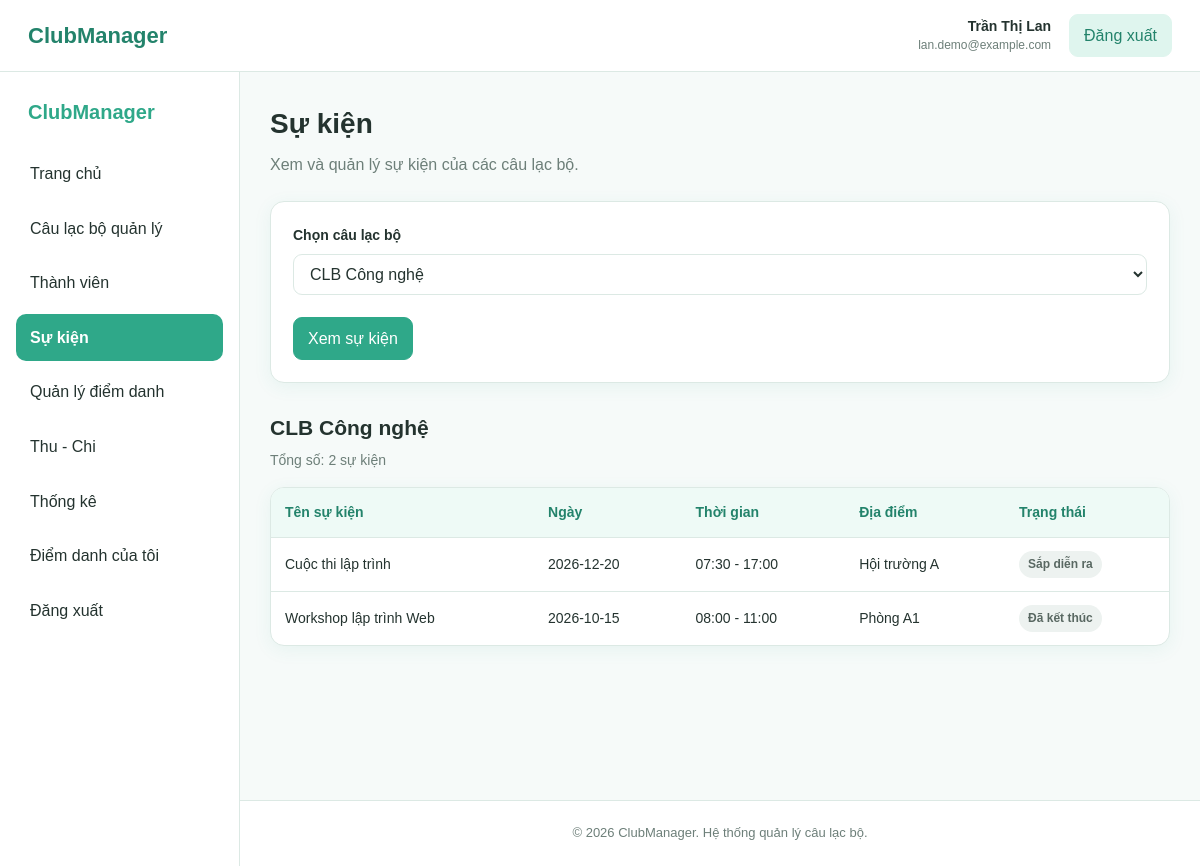
/su-kien.php (signed in), run on the app's committed database.
### tables this page shows
CREATE TABLE cau_lac_bo (
    id INT AUTO_INCREMENT PRIMARY KEY,

    ten_clb VARCHAR(150)
        NOT NULL,

    mo_ta TEXT,

    linh_vuc VARCHAR(100),

    ngay_thanh_lap DATE,

    trang_thai ENUM(
        'hoat_dong',
        'tam_dung'
    )
    NOT NULL DEFAULT 'hoat_dong',

    nguoi_tao_id INT
        NOT NULL,

    ngay_tao DATETIME
        NOT NULL DEFAULT CURRENT_TIMESTAMP,

    CONSTRAINT fk_clb_nguoi_tao
        FOREIGN KEY (nguoi_tao_id)
        REFERENCES nguoi_dung(id)
        ON UPDATE CASCADE
        ON DELETE RESTRICT
);

CREATE TABLE su_kien (
    id INT AUTO_INCREMENT PRIMARY KEY,

    cau_lac_bo_id INT
        NOT NULL,

    ten_su_kien VARCHAR(150)
        NOT NULL,

    mo_ta TEXT,

    ngay_to_chuc DATE
        NOT NULL,

    gio_bat_dau TIME,

    gio_ket_thuc TIME,

    dia_diem VARCHAR(200),

    trang_thai ENUM(
        'sap_dien_ra',
        'dang_dien_ra',
        'da_ket_thuc'
    )
    NOT NULL DEFAULT 'sap_dien_ra',

    nguoi_tao_id INT
        NOT NULL,

    ngay_tao DATETIME
        NOT NULL DEFAULT CURRENT_TIMESTAMP,

    CONSTRAINT fk_sukien_clb
        FOREIGN KEY (cau_lac_bo_id)
        REFERENCES cau_lac_bo(id)
        ON UPDATE CASCADE
        ON DELETE CASCADE,

    CONSTRAINT fk_sukien_nguoi_tao
        FOREIGN KEY (nguoi_tao_id)
        REFERENCES nguoi_dung(id)
        ON UPDATE CASCADE
        ON DELETE RESTRICT
);

### su-kien.php (the view, shortened to what this page needs)
<?php
require_once __DIR__ . '/config/database.php';
$userId = (int) $_SESSION['user_id'];
function e($value) {
    return htmlspecialchars((string) ($value ?? ''), ENT_QUOTES, 'UTF-8');
}
$stmtClb = $pdo->prepare("
    SELECT
        clb.id,
        clb.ten_clb,
        clb.nguoi_tao_id,
        CASE WHEN clb.nguoi_tao_id = :owner_check
             THEN 1 ELSE 0 END AS la_quan_ly
    FROM cau_lac_bo clb
    WHERE clb.nguoi_tao_id = :owner_id
       OR EXISTS (
           SELECT 1
           FROM tham_gia_clb tg
           WHERE tg.cau_lac_bo_id = clb.id
             AND tg.nguoi_dung_id = :member_id
             AND tg.trang_thai = 'hoat_dong'
       )
    ORDER BY clb.ten_clb ASC
");
$stmtClb->execute([
    'owner_check' => $userId,
    'owner_id' => $userId,
    'member_id' => $userId
]);
$danhSachClb = $stmtClb->fetchAll();
$clbId = (int) ($_GET['clb_id'] ?? 0);
if ($clbId <= 0 && $danhSachClb) {
    $clbId = (int) $danhSachClb[0]['id'];
}
$clbHienTai = null;
foreach ($danhSachClb as $clb) {
    if ((int) $clb['id'] === $clbId) {
        $clbHienTai = $clb;
        break;
    }
}
$danhSachSuKien = [];
if ($clbHienTai) {
    $stmtEvent = $pdo->prepare("
        SELECT
            id, ten_su_kien, ngay_to_chuc,
            gio_bat_dau, gio_ket_thuc,
            dia_diem, trang_thai
        FROM su_kien
        WHERE cau_lac_bo_id = :clb_id
        ORDER BY ngay_to_chuc DESC, id DESC
    ");
    $stmtEvent->execute(['clb_id' => $clbId]);
    $danhSachSuKien = $stmtEvent->fetchAll();
}
$statusNames = [
    'sap_dien_ra' => 'Sắp diễn ra',
    'dang_dien_ra' => 'Đang diễn ra',
    'da_ket_thuc' => 'Đã kết thúc'
];
require_once __DIR__ . '/includes/header.php';
?>
<div class="app-layout">
    <?php require_once __DIR__ . '/includes/sidebar.php'; ?>
    <main class="main-content">
        <section class="page-header">
            <div>
                <h1>Sự kiện</h1>
                <p>Xem và quản lý sự kiện của các câu lạc bộ.</p>
            </div>
        </section>
        <?php if (!$danhSachClb): ?>
            <div class="empty-state">
                <p>Bạn chưa quản lý hoặc tham gia câu lạc bộ nào.</p>
                <a href="index.php" class="btn">Về trang chủ</a>
            </div>
        <?php else: ?>
            <div class="card">
                <form method="GET" action="su-kien.php">
                    <div class="form-group">
                        <label for="clb_id">Chọn câu lạc bộ</label>
                        <select name="clb_id" id="clb_id">
                            <?php foreach ($danhSachClb as $clb): ?>
                                <option
                                    value="<?= (int)$clb['id'] ?>"
                                    <?= $clbId === (int)$clb['id']
                                        ? 'selected'
                                        : '' ?>
                                >
                                    <?= e($clb['ten_clb']) ?>
                                </option>
                            <?php endforeach; ?>
                        </select>
                    </div>
                    <button type="submit" class="btn btn-primary">
                        Xem sự kiện
                    </button>
                </form>
            </div>
            <?php if ($clbHienTai): ?>
                <section class="content-section">
                    <div class="section-header">
                        <div>
                            <h2><?= e($clbHienTai['ten_clb']) ?></h2>
                            <p>
                                Tổng số:
                                <?= count($danhSachSuKien) ?> sự kiện
                            </p>
                        </div>
                    </div>
                    <?php if ($danhSachSuKien): ?>
                        <div class="table-wrapper">
                            <table>
                                <thead>
                                    <tr>
                                        <th>Tên sự kiện</th>
                                        <th>Ngày</th>
                                        <th>Thời gian</th>
                                        <th>Địa điểm</th>
                                        <th>Trạng thái</th>
                                    </tr>
                                </thead>
                                <tbody>
                                    <?php foreach ($danhSachSuKien as $sk): ?>
                                        <tr>
                                            <td>
                                                <?= e($sk['ten_su_kien']) ?>
                                            </td>
                                            <td>
                                                <?= e($sk['ngay_to_chuc']) ?>
                                            </td>
                                            <td>
                                                <?php
                                                $batDau = $sk['gio_bat_dau']
                                                    ? substr($sk['gio_bat_dau'], 0, 5)
                                                    : '';
                                                $ketThuc = $sk['gio_ket_thuc']
                                                    ? substr($sk['gio_ket_thuc'], 0, 5)
                                                    : '';
                                                echo e(
                                                    ($batDau || $ketThuc)
                                                        ? ($batDau ?: '--:--')
                                                            . ' - '
                                                            . ($ketThuc ?: '--:--')
                                                        : 'Chưa cập nhật'
                                                );
                                                ?>
                                            </td>
                                            <td><?= e($sk['dia_diem']) ?></td>
                                            <td>
                                                <span class="badge">
                                                    <?= e(
                                                        $statusNames[$sk['trang_thai']]
                                                        ?? $sk['trang_thai']
                                                    ) ?>
                                                </span>
                                            </td>
                                        </tr>
                                    <?php endforeach; ?>
                                </tbody>
                            </table>
                        </div>
                    <?php endif; ?>
                </section>
            <?php endif; ?>
        <?php endif; ?>
    </main>
</div>
<?php require_once __DIR__ . '/includes/footer.php'; ?>

### css/style.css (style rules this page uses)
:root { --primary: #2fa889; --primary-dark: #23836b; --primary-light: #dff5ee; --primary-soft: #eefaf6; --white: #ffffff; --background: #f6faf9; --text: #24332f; --text-light: #6d7f79; --border: #dce9e4; --success: #278563; --success-bg: #e4f6ef; --warning: #b57b22; --warning-bg: #fff4df; --danger: #c85353; --danger-bg: #fdeaea; --shadow: 0 4px 18px rgba(47, 168, 137, 0.08); --radius: 14px; --topbar-height: 72px; --sidebar-width: 240px; }
* { box-sizing: border-box; }
html { margin: 0; padding: 0; width: 100%; scroll-behavior: smooth; }
body { margin: 0; padding: 0; width: 100%; min-height: 100vh; font-family: Arial, Helvetica, sans-serif; background: var(--background); color: var(--text); line-height: 1.6; }
button, input, select, textarea { font: inherit; }
.app-layout { display: block; width: 100%; max-width: none; min-height: 100vh; padding-top: var(--topbar-height); }
.main-content { display: block; width: calc(100% - var(--sidebar-width)); max-width: none; min-width: 0; min-height: calc(100vh - var(--topbar-height)); margin-left: var(--sidebar-width); margin-right: 0; padding: 30px; }
.page-header { display: flex; align-items: center; justify-content: space-between; width: 100%; gap: 20px; margin-bottom: 24px; }
.page-header > div { min-width: 0; }
.page-header h1 { margin: 0 0 5px; font-size: 28px; color: var(--text); }
.page-header p { margin: 0; color: var(--text-light); }
.content-section { width: 100%; margin-top: 28px; }
.section-header { display: flex; align-items: center; justify-content: space-between; width: 100%; gap: 20px; margin-bottom: 16px; }
.section-header h2 { margin: 0 0 4px; font-size: 21px; }
.section-header p { margin: 0; color: var(--text-light); font-size: 14px; }
.btn { display: inline-flex; align-items: center; justify-content: center; min-height: 38px; padding: 8px 14px; border: 1px solid var(--border); border-radius: 9px; background: var(--white); color: var(--text); cursor: pointer; transition: 0.2s; white-space: nowrap; }
.btn-primary { background: var(--primary); border-color: var(--primary); color: var(--white); }
.card { width: 100%; background: var(--white); border: 1px solid var(--border); border-radius: var(--radius); padding: 22px; box-shadow: var(--shadow); }
form { margin: 0; }
.form-group { width: 100%; margin-bottom: 18px; }
label { display: block; margin-bottom: 7px; font-size: 14px; font-weight: 600; }
input, select, textarea { display: block; width: 100%; max-width: 100%; padding: 10px 12px; border: 1px solid var(--border); border-radius: 9px; background: var(--white); color: var(--text); outline: none; transition: 0.2s; }
form .btn { margin-top: 4px; margin-right: 7px; }
.table-wrapper { width: 100%; max-width: 100%; overflow-x: auto; background: var(--white); border: 1px solid var(--border); border-radius: var(--radius); box-shadow: var(--shadow); }
table { width: 100%; min-width: 760px; border-collapse: collapse; }
thead { background: var(--primary-soft); }
th, td { padding: 13px 14px; border-bottom: 1px solid var(--border); text-align: left; vertical-align: middle; font-size: 14px; }
th { color: var(--primary-dark); font-weight: 700; white-space: nowrap; }
tbody tr:last-child td { border-bottom: none; }
.badge { display: inline-block; padding: 4px 9px; border-radius: 999px; background: #edf2f0; color: #596862; font-size: 12px; font-weight: 600; white-space: nowrap; }
@media (min-width: 769px) { body { min-width: 769px; } }
@media (min-width: 769px) { .app-layout { display: block !important; width: 100% !important; max-width: none !important; } }
@media (min-width: 769px) { .main-content { display: block !important; width: calc(100% - var(--sidebar-width)) !important; max-width: none !important; margin-left: var(--sidebar-width) !important; margin-right: 0 !important; padding: 30px !important; } }
@media (min-width: 769px) { .page-header, .content-section, .section-header, .dashboard-cards, .card-grid, .table-wrapper { max-width: none !important; } }

### data on the page
cau_lac_bo: ten_clb "CLB Công nghệ"
su_kien: ten_su_kien "Cuộc thi lập trình", ngay_to_chuc "2026-12-20", gio_bat_dau+gio_ket_thuc "07:30 - 17:00", dia_diem "Hội trường A", trang_thai "Sắp diễn ra"
su_kien: ten_su_kien "Workshop lập trình Web", ngay_to_chuc "2026-10-15", gio_bat_dau+gio_ket_thuc "08:00 - 11:00", dia_diem "Phòng A1", trang_thai "Đã kết thúc"

### other printed values
$userName "Trần Thị Lan"
$userEmail "lan.demo@example.com"
count($danhSachSuKien) "2"
form field clb_id "CLB Công nghệ"
